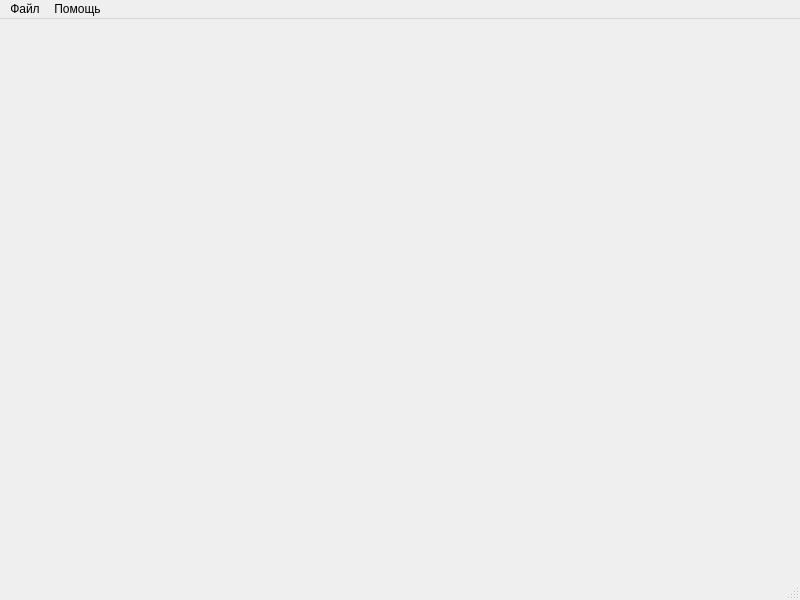
<?xml version="1.0" encoding="UTF-8"?>
<ui version="4.0">
 <class>MainWindow</class>
 <widget class="QMainWindow" name="MainWindow">
  <property name="geometry">
   <rect>
    <x>0</x>
    <y>0</y>
    <width>800</width>
    <height>600</height>
   </rect>
  </property>
  <property name="windowTitle">
   <string>EasyTest 2</string>
  </property>
  <widget class="QWidget" name="centralwidget"/>
  <widget class="QMenuBar" name="menubar">
   <property name="geometry">
    <rect>
     <x>0</x>
     <y>0</y>
     <width>800</width>
     <height>25</height>
    </rect>
   </property>
   <widget class="QMenu" name="file_menu">
    <property name="title">
     <string>Файл</string>
    </property>
    <addaction name="create"/>
    <addaction name="open"/>
    <addaction name="separator"/>
    <addaction name="save"/>
    <addaction name="save_as"/>
    <addaction name="save_report_as"/>
    <addaction name="separator"/>
    <addaction name="exit"/>
   </widget>
   <widget class="QMenu" name="help_menu">
    <property name="title">
     <string>Помощь</string>
    </property>
    <addaction name="docs"/>
    <addaction name="about"/>
   </widget>
   <addaction name="file_menu"/>
   <addaction name="help_menu"/>
  </widget>
  <widget class="QStatusBar" name="statusbar"/>
  <action name="create">
   <property name="text">
    <string>Новая аттестация</string>
   </property>
  </action>
  <action name="open">
   <property name="text">
    <string>Загрузить аттестацию</string>
   </property>
  </action>
  <action name="action_4">
   <property name="text">
    <string>Выход</string>
   </property>
  </action>
  <action name="action_5">
   <property name="text">
    <string>Настройки</string>
   </property>
  </action>
  <action name="save">
   <property name="text">
    <string>Сохранить</string>
   </property>
  </action>
  <action name="save_as">
   <property name="text">
    <string>Сохранить как</string>
   </property>
  </action>
  <action name="save_report_as">
   <property name="text">
    <string>Сформировать протокол</string>
   </property>
  </action>
  <action name="exit">
   <property name="text">
    <string>Выход</string>
   </property>
  </action>
  <action name="docs">
   <property name="text">
    <string>Справка</string>
   </property>
  </action>
  <action name="about">
   <property name="text">
    <string>О программе</string>
   </property>
  </action>
 </widget>
 <resources/>
 <connections/>
</ui>
